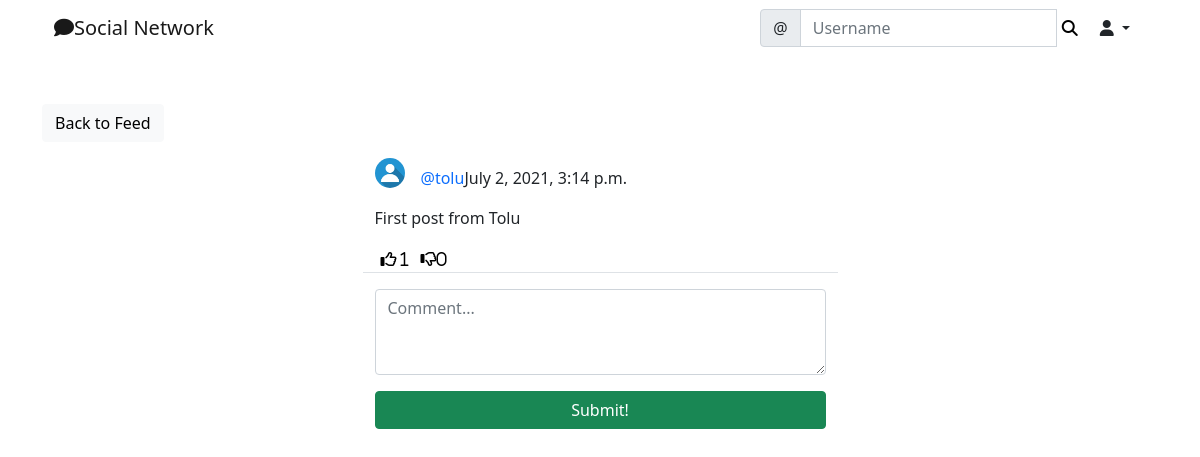
Before: /social/post/7/ (signed in) with the older database file.
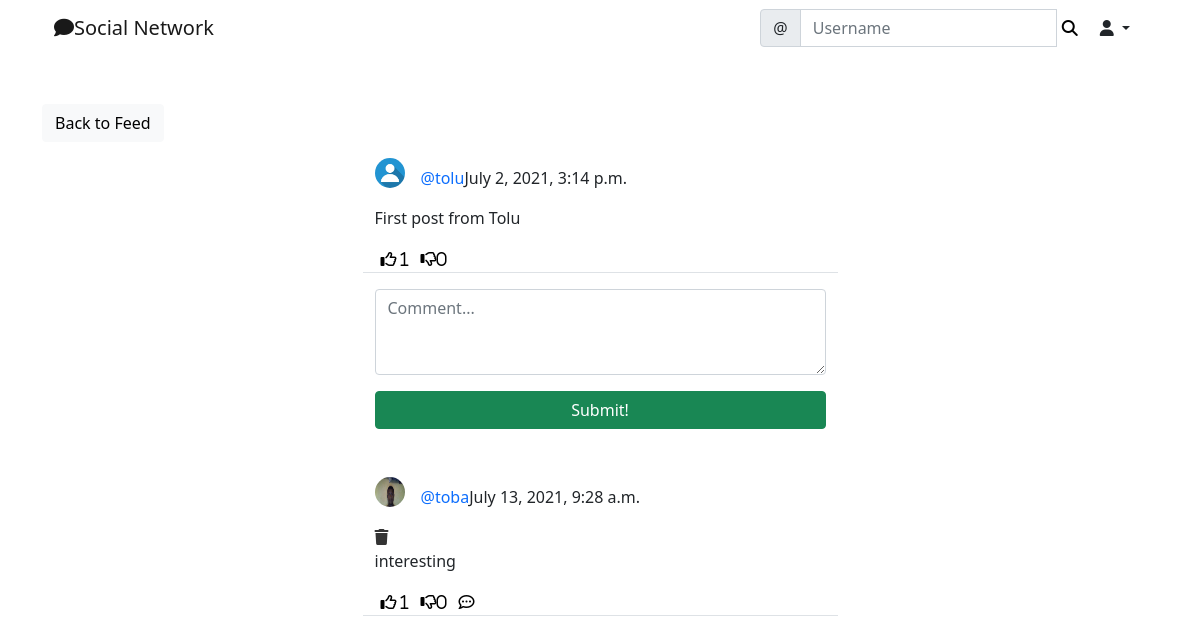
After: the same page with the newer database file.
### social/models.py (models this page shows)
class Post(models.Model):
    body = models.TextField()
    created_on = models.DateTimeField(default=timezone.now)
    author = models.ForeignKey(User, on_delete=models.CASCADE)
    likes = models.ManyToManyField(User, blank=True, related_name='likes')
    dislikes = models.ManyToManyField(User, blank=True, related_name='dislikes')

class UserProfile(models.Model):
    user = models.OneToOneField(User, primary_key=True, verbose_name='user', related_name='profile', on_delete=models.CASCADE)
    name = models.CharField(max_length=30, blank=True, null=True)
    bio = models.TextField(max_length=500, blank=True, null=True)
    birth_date = models.DateField(blank=True, null=True)
    location = models.CharField(max_length=100, blank=True, null=True)
    picture = models.ImageField(upload_to='uploads/profile_pictures', default='uploads/profile_pictures/default.png', blank= True)
    followers = models.ManyToManyField(User, blank=True, related_name='followers')

class Comment(models.Model):
    comment = models.TextField()
    created_on = models.DateTimeField(default=timezone.now)
    author = models.ForeignKey(User, on_delete=models.CASCADE)
    post = models.ForeignKey('Post', on_delete=models.CASCADE)
    likes = models.ManyToManyField(User, blank=True, related_name='comment_likes')
    dislikes = models.ManyToManyField(User, blank=True, related_name='comment_dislikes')
    parent = models.ForeignKey('self', on_delete=models.CASCADE, blank=True, null=True, related_name='+')
    @property
    def children(self):
        return Comment.objects.filter(parent=self).order_by('-created_on').all()
    @property
    def is_parent(self):
        if self.parent is None:
            return True
        return False

### social/views.py (the view, shortened to what this page needs)
# urls.py: path('post/<int:pk>/', PostDetailView.as_view(), name='post-detail'),
class PostDetailView(LoginRequiredMixin, View):
    def get(self, request, pk, *args, **kwargs):
        post = Post.objects.get(pk=pk)
        form = CommentForm()
        comments = Comment.objects.filter(post= post).order_by('-created_on')
        context= {
            'post': post,
            'form': form,
            'comments': comments,
        }
        return render(request, 'social/post_detail.html', context)

### social/forms.py
class CommentForm(forms.ModelForm):
    comment = forms.CharField(
        label= '',
        widget= forms.Textarea(attrs={
            'rows': 3,
            'placeholder': 'Comment...'
        })
    )
    class Meta:
        model = Comment
        fields = ['comment']

### social/templates/social/post_detail.html (shortened to what this page needs)
{% extends 'landing/base.html' %}
{% load crispy_forms_tags %}
{% load static %}
{% block content %}
<div class="container">
    <div class="row mt-5">
        <div class="col-md-5 col-sm-6">
           <a href="{% url 'post-list' %}" class="btn btn-light">Back to Feed</a>
        </div>
    </div>
    <div class="row justify-content-center mt-3">
        <div class="col-md-5 col-sm-12 border-bottom">
                <div>
                    <a href="{% url 'profile' post.author.profile.pk %}">
                        <img class="rounded-circle post-img" height="30" width="30"
                        src="{{ post.author.profile.picture.url }}" alt="profile picture">
                    </a>
                    <p class="post-text">
                        <a href="{% url 'profile' post.author.profile.pk %}"
                        class="text-primary post-link">@{{ post.author }}</a>{{ post.created_on }}
                    </p>
                </div>
            <p>{{ post.body }}</p>
            <div class="d-flex flex-row">
                <form method="POST" action="{% url 'like' post.pk %}">
                    <button class="remove-default-btn" type="submit">
                        <i class="far fa-thumbs-up"> <span> {{ post.likes.all.count }}</span></i>
                    </button>
                </form>
                <form method="POST" action="{% url 'dislike' post.pk %}">
                    <button class="remove-default-btn" type="submit">
                        <i class="far fa-thumbs-down">{{ post.dislikes.all.count }}</i>
                    </button>
                </form>
            </div>
        </div>
    </div>
    <div class="row justify-content-center mt-3 mb-5">
        <div class="col-md-5 col-sm-12">
           <form action="" method="POST">
               {{ form | crispy }}
               <div class="d-grid gap-2">
                   <button class="btn btn-success mt-3">Submit!</button>
               </div>
           </form>
        </div>
    </div>
    {% for comment in comments %}
    {% if comment.is_parent %}
    <div class="row justify-content-center mt-3 mb-5">
        <div class="col-md-5 col-sm-12 border-bottom">
                <div>
                    <a href="{% url 'profile' comment.author.profile.pk %}">
                        <img class="rounded-circle post-img" height="30" width="30"
                        src="{{ comment.author.profile.picture.url }}" alt="profile picture">
                    </a>
                    <p class="post-text">
                        <a href="{% url 'profile' comment.author.profile.pk %}"
                        class="text-primary post-link">@{{ comment.author }}</a>{{ comment.created_on }}
                    </p>
                </div>
                {% if request.user == comment.author %}
                <a href="{% url 'comment-delete' post.pk comment.pk %}" class="edit-color"> <i class="fas fa-trash"></i></a>
                {% endif %}
                <p>{{ comment.comment }}</p>
            <div class="d-flex flex-row">
                <form method="POST" action="{% url 'comment-like' post.pk comment.pk %}">
                    <button class="remove-default-btn" type="submit">
                        <i class="far fa-thumbs-up"> <span> {{ comment.likes.all.count }}</span></i>
                    </button>
                </form>
                <form method="POST" action="{% url 'comment-dislike' post.pk comment.pk %}">
                    <button class="remove-default-btn" type="submit">
                        <i class="far fa-thumbs-down">{{ comment.dislikes.all.count }}</i>
                    </button>
                </form>
                <div>
                    <button class="remove-default-btn"><i class="far fa-comment-dots"
                         onclick="commentReplyToggle('{{ comment.pk }}')"></i></button>
                </div>
            </div>
        </div>
    </div>
    {% endif %}
    {% endfor %}
</div>
{% endblock content %}

### landing/templates/landing/base.html (shortened to what this page needs)
{% load static %}
<!doctype html>
<html lang="en">
  <head>
    <link href="https://cdn.jsdelivr.net/npm/bootstrap@5.0.2/dist/css/bootstrap.min.css" rel="stylesheet">
    <link rel="stylesheet" href="{% static 'styles.css' %}">
  </head>
  <body>
    {% include 'landing/navbar.html' %}
    {% block content %}
    {% endblock content %}
  </body>
</html>

### landing/templates/landing/navbar.html (shortened to what this page needs)
<div class="container">
<nav class="navbar navbar-expand-lg navbar-light">
    <div class="container-fluid">
      <a class="navbar-brand"
      {% if user.is_authenticated %}
       href="{% url 'post-list' %}"
       {% else %}
       href="{% url 'index' %}"
      {% endif %}
       ><i class=" fas fa-comment"></i>Social Network</a>
      <div class="collapse navbar-collapse" id="navbarSupportedContent">
        <form class="d-flex" action="{% url 'profile-search' %}" method="GET">
            <div class="input-group">
                <span class="input-group-text" id="basic-addon1">@</span>
                <input type="text" class="form-control" placeholder="Username" aria-label="Username" aria-describedby="basic-addon1" name="query" value="{{ request.GET.query }}">
                <button class="remove-default-btn" type="submit"> <i class="fas fa-search"></i></button>
            </div>
        </form>
        {% if user.is_authenticated %}
        <div class="nav-item dropdown">
            <a class="nav-link dropdown-toggle text-dark" data-bs-toggle="dropdown" role="button" aria-expanded="false" href="#"> <i class="fas fa-user"></i> </a>
        </div>
        {% endif %}
      </div>
    </div>
  </nav>
</div>

### static/styles.css (style rules this page uses)
.remove-default-btn { background-color: transparent; border: none; box-shadow: none; }
.edit-color { color: #333; }
.post-link { text-decoration: none; }
.post-text { padding-top: 0.5rem; }
.post-img { float: left; margin-right: 1rem; }

Changed rows visible on the page:
added Comment: author.profile.picture (picture), author "toba", created_on "July 13, 2021, 9:28 a.m.", comment "interesting", likes.all.count "1", dislikes.all.count "0"
